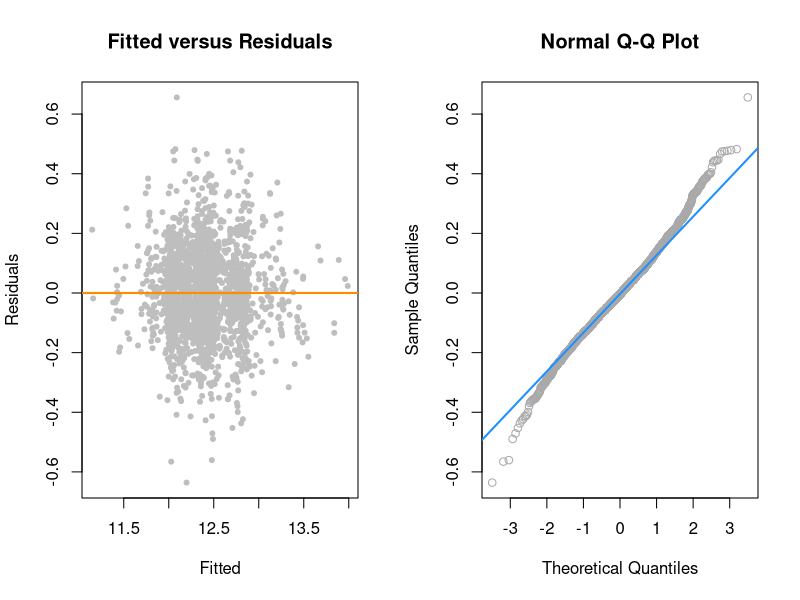
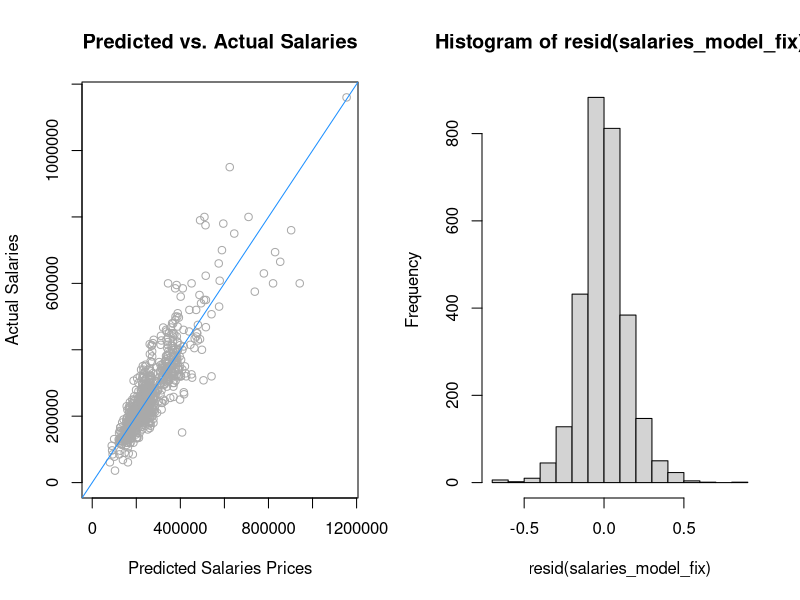
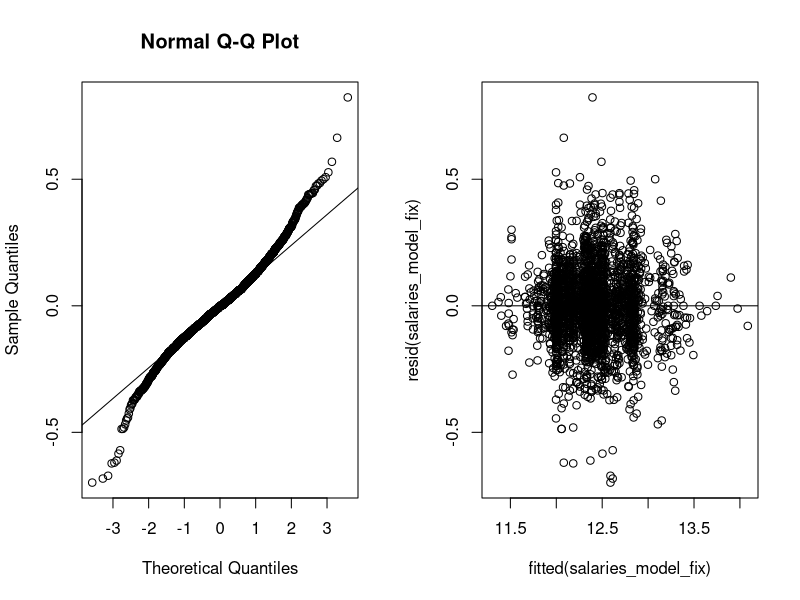
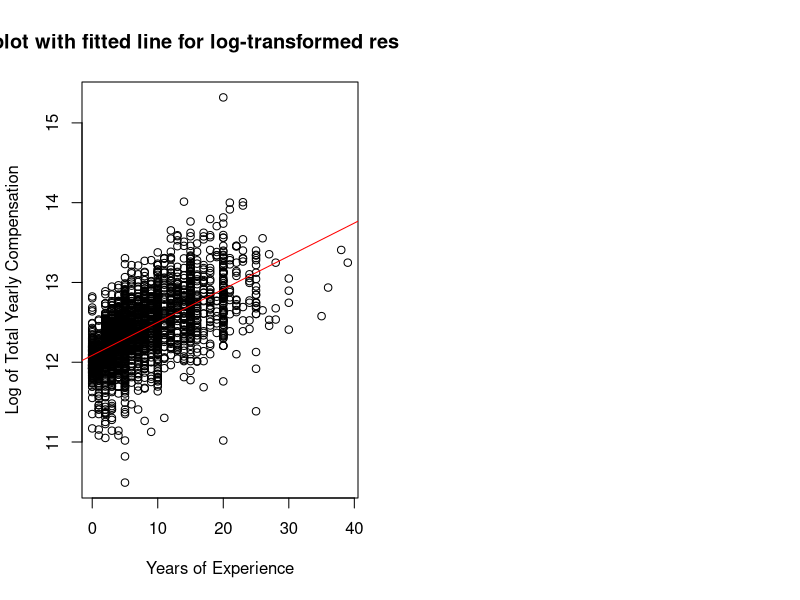
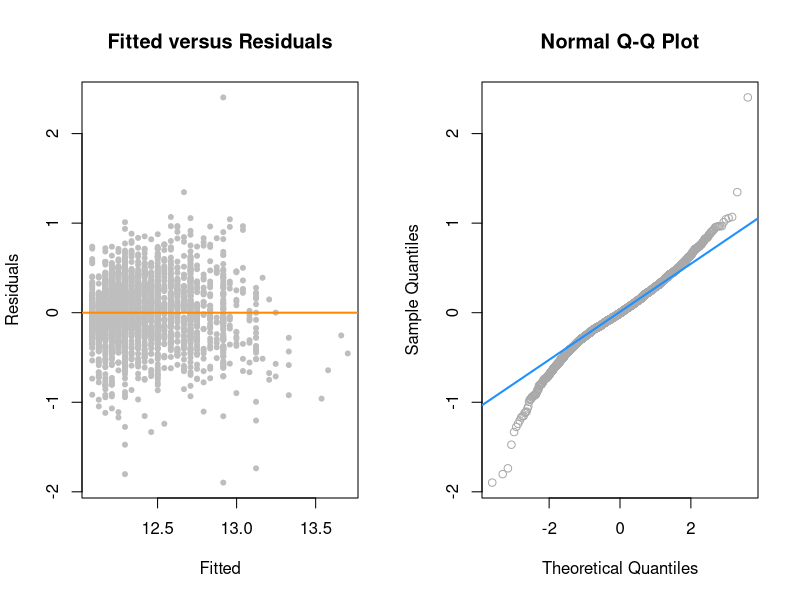
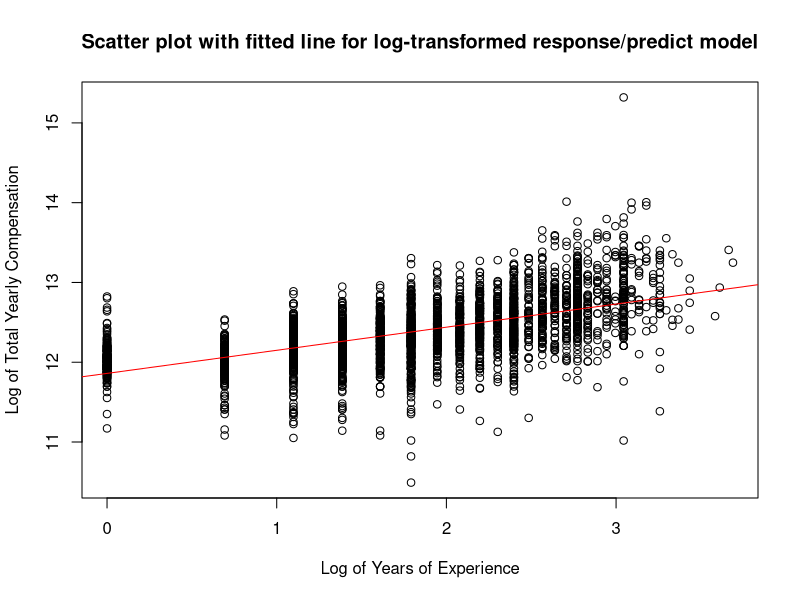
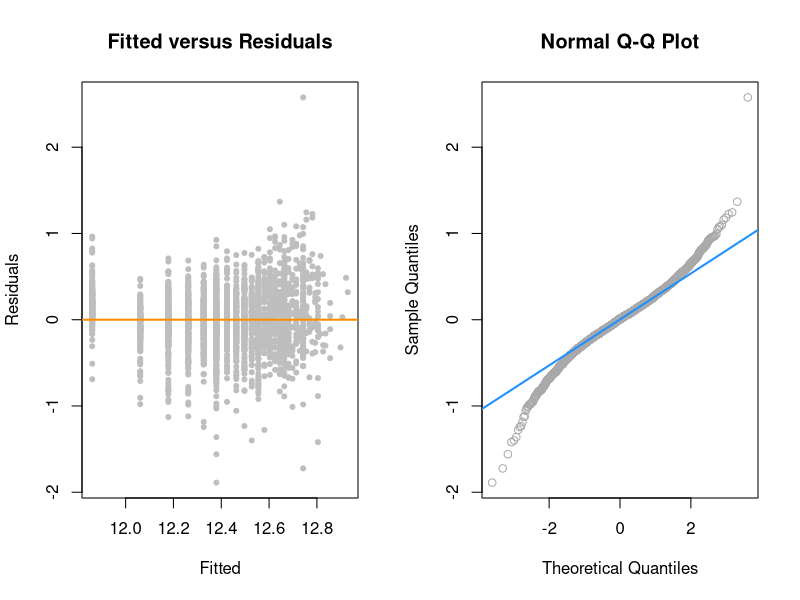
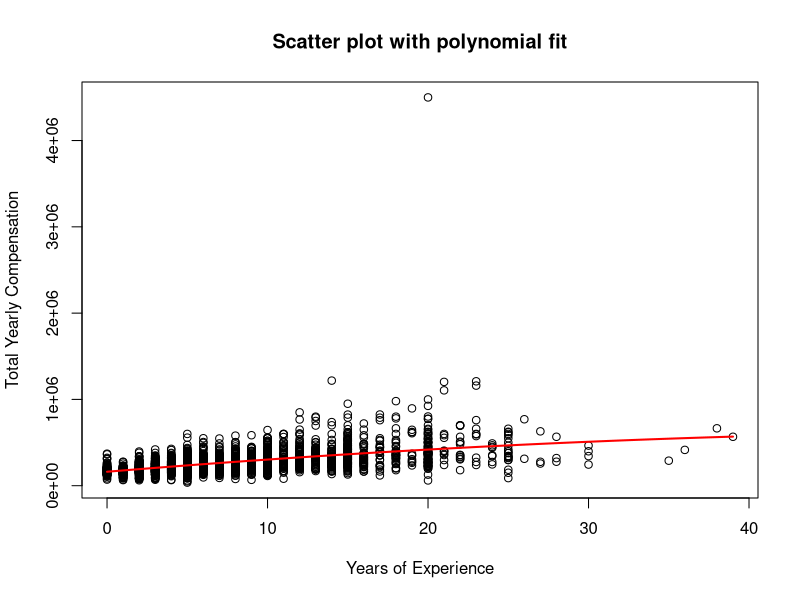

These charts were generated, in order, by the following R code:
## ---- chunk 1
#Loading dataset
library(readr)
library(stringr)
salaries = read_csv("Levels-Fyi-Salary-Data-Cleaned-US.csv")

#Remove NA records
salaries = na.omit(salaries)

#Create new column 'State' which converts location to just the state abbreviation
salaries$state = str_sub(salaries$location,-2,-1)

#Changing some predictors to factors
salaries$company = as.factor(salaries$company)
salaries$level = as.factor(salaries$level)
salaries$title = as.factor(salaries$title)
salaries$location = as.factor(salaries$location)
salaries$state = as.factor(salaries$state)
salaries$gender = as.factor(salaries$gender)
salaries$Race = as.factor(salaries$Race)
salaries$Education = as.factor(salaries$Education)

#Feel free to uncomment until we get confirmation from TA on removing columns or not
#Variable Selection: Removed variables that contained redundant information 
#salaries = subset(salaries, select = c(company, level, title,
#                                       totalyearlycompensation,
#                                       yearsofexperience, yearsatcompany, tag,
#                                       basesalary, stockgrantvalue, bonus,
#                                       gender, Race, Education, state))

#Variable Selection: Removed variables that contained redundant information 
salaries = subset(salaries, select = c(company, level, title,
                                       totalyearlycompensation,
                                       yearsofexperience, yearsatcompany, tag,
                                       gender, Race, Education, state))

#salaries = subset(salaries, salaries$totalyearlycompensation < 1000000) #testing out removing salaries over 1mil (6 records)
## ---- chunk 2
library(car)
library(lmtest)
library(boot)
library(caret)
set.seed(22)

get_loocv_rmse = function(model){
  sqrt(mean((resid(model) / (1 - hatvalues(model))) ^ 2))
}

#Split the data 70-30 train and test set
#trn_idx = sample(1:nrow(salaries), 1608)
trn_idx = createDataPartition(salaries$level, p = 0.7, list = F)
trn = salaries[trn_idx, ]
tst = salaries[-trn_idx, ]

#Start with additive model with all predictors. Log response to improve normality
salaries_model = lm(log(totalyearlycompensation) ~ ., data = trn)

#Perform backwards AIC to select significant predictors
salaries_model_back_aic = step(salaries_model, direction = "backward", trace = 0)

#Check for collinearity
car::vif(salaries_model_back_aic) #Nothing too bad

#Transform log response and add interactions to predictors to improve normality, linearity, constant variance, adjusted R-squared, and loocv-RMSE
aic_model_trans = lm(log(totalyearlycompensation) ~ (company + yearsofexperience + title) ^ 2 + level + gender + Race + Education, data = trn)

#Remove influential data from the model
aic_model_fix = lm(log(totalyearlycompensation) ~ (company + yearsofexperience + title) ^ 2 + level + gender + Race + Education, data = trn, subset = cooks.distance(aic_model_trans) < 4 / length(cooks.distance(aic_model_trans)))

#Run diagnostics
summary(aic_model_fix)$adj 
#get_loocv_rmse(aic_model_fix)
shapiro.test(resid(aic_model_fix))
bptest(aic_model_fix)

#Plot diagnostics
par(mfrow = c(1, 2))

# Residuals vs Fitted values plot
plot(fitted(aic_model_fix), resid(aic_model_fix), col = "grey", pch = 20,
     xlab = "Fitted", ylab = "Residuals", main = "Fitted versus Residuals")
abline(h = 0, col = "darkorange", lwd = 2)

# Q-Q plot
qqnorm(resid(aic_model_fix), main = "Normal Q-Q Plot", col = "darkgrey")
qqline(resid(aic_model_fix), col = "dodgerblue", lwd = 2)

#Plotting percent error
actual_salary = tst$totalyearlycompensation
pred_salary = exp(predict(aic_model_fix, tst))
max_salary = ifelse(max(actual_salary) > max(pred_salary), max(actual_salary), max(pred_salary))
percent_error = mean((abs(pred_salary - actual_salary) / pred_salary)) * 100

plot(pred_salary, actual_salary,
     col = "darkgrey",
     xlab = "Predicted Salaries Prices",
     ylab = "Actual Salaries",
     main = "Predicted vs. Actual Salaries",
     xlim = c(0, max_salary),
     ylim = c(0, max_salary)
     )
abline(0, 1, col = "dodgerblue")

#Simulation
num_sims = 1000
rmse_trn = rep(0, num_sims)
rmse_tst = rep(0, num_sims)

rmse = function(y, y_hat){
  sqrt(sum((y - y_hat) ^ 2) / length(y))
}

for(i in 1:num_sims){
  sim_fit = lm(log(totalyearlycompensation) ~ (company + yearsofexperience + title) ^ 2 + level + gender + Race + Education, data = trn)
  
  rmse_trn[i] = rmse(trn$totalyearlycompensation, exp(predict(sim_fit, trn)))
  rmse_tst[i] = rmse(tst$totalyearlycompensation, exp(predict(sim_fit, tst)))
}

mean(rmse_trn)
mean(rmse_tst)

#Predict salaries
#salary_1 = data.frame(company = "Amazon", level = "L4", title = "Software Engineer", #yearsofexperience = 0, gender = "Female", Race = "Asian", Education = "Master's Degree") #150000

#salary_2 = data.frame(company = "Amazon", level = "L4", title = "Software Engineer", #yearsofexperience = 2, gender = "Male", Race = "Hispanic", Education = "Bachelor's Degree") #152000

#salary_3 = data.frame(company = "Google", level = "L5", title = "Software Engineer", #yearsofexperience = 9, gender = "Male", Race = "Asian", Education = "PhD") #396000

#exp(predict(aic_model_fix, newdata = salary_1))
#exp(predict(aic_model_fix, newdata = salary_2))
#exp(predict(aic_model_fix, newdata = salary_3))
## ---- chunk 3
salaries_model = lm(totalyearlycompensation ~ ., data = salaries)
## ---- chunk 4
#Didnt use p but n was used for model BIC models  
#p = length(coef(salaries_model))
n = length(resid(salaries_model))

#Backward AIC
salaries_model_back_aic = step(salaries_model,
                               direction = "backward", trace = 0)

#Backward BIC
salaries_model_back_bic = step(salaries_model, direction = "backward",
                               k = log(n), trace = 0)

salaries_model_start = lm(totalyearlycompensation ~ 1, data = salaries)

#Forward AIC
salaries_model_forw_aic = step(salaries_model_start, 
                               scope = totalyearlycompensation ~ company + level +
                               title + yearsofexperience + yearsatcompany + tag +
                               gender + Race + Education + state,
                               direction = "forward", trace = 0)

#Forward BIC
salaries_model_forw_bic = step(salaries_model_start, 
                               scope = totalyearlycompensation ~ company + level +
                               title + yearsofexperience + yearsatcompany + tag +
                               gender + Race + Education + state,
                               direction = "forward", k = log(n), trace = 0)

#Stepwise AIC
salaries_model_both_aic = step(salaries_model_start, 
                               scope = totalyearlycompensation ~ company + level +
                               title + yearsofexperience + yearsatcompany + tag +
                               gender + Race + Education + state,
                               direction = "both", trace = 0)

#Stepwise BIC
salaries_model_both_bic = step(salaries_model_start, 
                               scope = totalyearlycompensation ~ company + level +
                               title + yearsofexperience + yearsatcompany + tag +
                               gender + Race + Education + state,
                               direction = "both", k = log(n), trace = 0)
## ---- chunk 5
library(lmtest)
salaries_model_add = lm(log(totalyearlycompensation) ~ (yearsatcompany + company + title + state + level) ^ 2, data = salaries)
 
salaries_model_fix = lm(log(totalyearlycompensation) ~ (yearsatcompany + company + title + state + level) ^ 2, data = salaries, subset = cooks.distance(salaries_model_add) < 4 / length(cooks.distance(salaries_model_add)))

hist(resid(salaries_model_fix))
 
#salaries_model_int = lm(totalyearlycompensation ~ level * title * yearsofexperience * yearsatcompany, data = salaries)

#anova(salaries_model_add, salaries_model_int)
#summary(salaries_model_int)

#salaries_model_three_int = lm(totalyearlycompensation ~ company * level * yearsofexperience, data = salaries)

qqnorm(resid(salaries_model_fix))
qqline(resid(salaries_model_fix))
plot(fitted(salaries_model_fix), resid(salaries_model_fix))
abline(h=0)
shapiro.test(resid(salaries_model_fix))
bptest(salaries_model_fix)
#anova(salaries_model_add, salaries_model_two_int)

#anova(salaries_model_two_int, salaries_model_three_int)

## ---- chunk 6
# Create a model with transformed predictors
salaries_model_res_trans= lm(log(totalyearlycompensation) ~ yearsofexperience, data = salaries)
summary(salaries_model_res_trans)

# Plot the data
 plot(log(totalyearlycompensation) ~ yearsofexperience, data = salaries,
      xlab = "Years of Experience",
      ylab = "Log of Total Yearly Compensation",
      main = "Scatter plot with fitted line for log-transformed response model")

# Add the fitted line
abline(salaries_model_res_trans, col = "red")

par(mfrow = c(1, 2))

# Residuals vs Fitted values plot
plot(fitted(salaries_model_res_trans), resid(salaries_model_res_trans), col = "grey", pch = 20,
     xlab = "Fitted", ylab = "Residuals", main = "Fitted versus Residuals")
abline(h = 0, col = "darkorange", lwd = 2)

# Q-Q plot
qqnorm(resid(salaries_model_res_trans), main = "Normal Q-Q Plot", col = "darkgrey")
qqline(resid(salaries_model_res_trans), col = "dodgerblue", lwd = 2)

library(lmtest)
bptest(salaries_model_res_trans)
shapiro.test(resid(salaries_model_res_trans))

# Build a linear model with log-transformed response and predictor
salaries_model_res_pred_trans = lm(log(totalyearlycompensation) ~ log(yearsofexperience+1), data = salaries)

summary(salaries_model_res_pred_trans)

par(mfrow = c(1, 1))

# Plot the data
 plot(log(totalyearlycompensation) ~ log(yearsofexperience+1), data = salaries,
      xlab = "Log of Years of Experience",
      ylab = "Log of Total Yearly Compensation",
      main = "Scatter plot with fitted line for log-transformed response/predict model")

# Add the fitted line
abline(salaries_model_res_pred_trans, col = "red")

par(mfrow = c(1, 2))

# Residuals vs Fitted values plot
plot(fitted(salaries_model_res_pred_trans), resid(salaries_model_res_pred_trans), col = "grey", pch = 20,
     xlab = "Fitted", ylab = "Residuals", main = "Fitted versus Residuals")
abline(h = 0, col = "darkorange", lwd = 2)

# Q-Q plot
qqnorm(resid(salaries_model_res_pred_trans), main = "Normal Q-Q Plot", col = "darkgrey")
qqline(resid(salaries_model_res_pred_trans), col = "dodgerblue", lwd = 2)

library(lmtest)
bptest(salaries_model_res_pred_trans)
shapiro.test(resid(salaries_model_res_pred_trans))


# Create a model with transformed predictors
salaries_model_pred_trans = lm(totalyearlycompensation ~ yearsofexperience + I(yearsofexperience^2), data = salaries)

# Summarize the model
summary(salaries_model_pred_trans)

par(mfrow = c(1, 1))

# Plot the data
plot(totalyearlycompensation ~ yearsofexperience, data = salaries,
     xlab = "Years of Experience",
     ylab = "Total Yearly Compensation",
     main = "Scatter plot with polynomial fit")

# Add the polynomial fit
years = seq(min(salaries$yearsofexperience), max(salaries$yearsofexperience), length.out = 100)
predicted_compensation = predict(salaries_model_pred_trans, newdata = data.frame(yearsofexperience = years))

lines(years, predicted_compensation, col = "red", lwd = 2)

par(mfrow = c(1, 2))

# Residuals vs Fitted values plot
plot(fitted(salaries_model_pred_trans), resid(salaries_model_pred_trans), col = "grey", pch = 20,
     xlab = "Fitted", ylab = "Residuals", main = "Fitted versus Residuals")
abline(h = 0, col = "darkorange", lwd = 2)

# Q-Q plot
qqnorm(resid(salaries_model_pred_trans), main = "Normal Q-Q Plot", col = "darkgrey")
qqline(resid(salaries_model_pred_trans), col = "dodgerblue", lwd = 2)

library(lmtest)
bptest(salaries_model_pred_trans)
shapiro.test(resid(salaries_model_pred_trans))

## ---- chunk 7
library(car)
library(lmtest)

get_loocv_rmse = function(model){
  sqrt(mean((resid(model) / (1 - hatvalues(model))) ^ 2))
}
#start_model = lm(log(totalyearlycompensation) ~ . ^ 2, data = salaries)
#aic_model = step(start_model, direction = "backward", trace = 0)
#Check for collinearity
car::vif(salaries_model_both_aic) #Nothing too bad, perhaps level is high

#Transform log response and add interactions to predictors to improve normality, linearity, constant variance, adjusted R-squared, and loocv-RMSE
aic_model_trans_2 = lm(log(totalyearlycompensation) ~ (company + yearsofexperience + title) ^ 2 + level + gender + Race + Education, data = salaries)

aic_model_trans = lm(log(totalyearlycompensation) ~ (company + yearsofexperience + title) ^ 2 + gender + Race + Education + level, data = salaries)

anova(aic_model_trans, aic_model_trans_2)

#Remove influential data from the model
aic_model_fix = lm(log(totalyearlycompensation) ~ (company + yearsofexperience + title) ^ 2 + gender + Race + Education + level, data = salaries, subset = cooks.distance(aic_model_trans) < 4 / length(cooks.distance(aic_model_trans)))

#Run diagnostics
summary(aic_model_fix)$adj 
get_loocv_rmse(aic_model_fix)
shapiro.test(resid(aic_model_fix))
bptest(aic_model_fix)

#Plot diagnostics
par(mfrow = c(1, 2))

# Residuals vs Fitted values plot
plot(fitted(aic_model_fix), resid(aic_model_fix), col = "grey", pch = 20,
     xlab = "Fitted", ylab = "Residuals", main = "Fitted versus Residuals")
abline(h = 0, col = "darkorange", lwd = 2)

# Q-Q plot
qqnorm(resid(aic_model_fix), main = "Normal Q-Q Plot", col = "darkgrey")
qqline(resid(aic_model_fix), col = "dodgerblue", lwd = 2)
